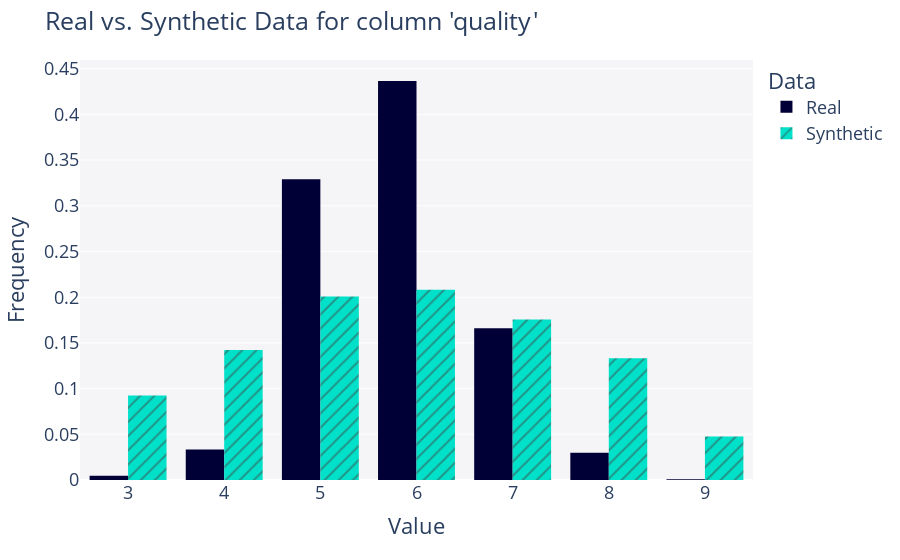

This figure's notebook cell:
### Code cell
# distributions do not match well
col = "quality"
get_column_plot(real_df, fake_df, column_name=col, metadata=gen.metadata)

### Figure 1 — Plotly figure (JSON) as saved in the notebook; plotly's stock layout.template omitted (floating-point values rounded to 4 significant figures; data arrays with more than 128 entries replaced by an {"elided": "..."} marker saying what was removed)
{"data": [{"alignmentgroup": "True", "bingroup": "x", "histnorm": "probability density", "hovertemplate": "<b>Real</b><br>Frequency: %{y}<extra></extra>", "legendgroup": "Real", "marker": {"color": "#000036", "pattern": {"shape": ""}}, "name": "Real", "offsetgroup": "Real", "orientation": "v", "showlegend": true, "type": "histogram", "x": {"elided": "6497 int values"}, "xaxis": "x", "yaxis": "y"}, {"alignmentgroup": "True", "bingroup": "x", "histnorm": "probability density", "hovertemplate": "<b>Synthetic</b><br>Frequency: %{y}<extra></extra>", "legendgroup": "Synthetic", "marker": {"color": "#01E0C9", "pattern": {"shape": "/"}}, "name": "Synthetic", "offsetgroup": "Synthetic", "orientation": "v", "showlegend": true, "type": "histogram", "x": {"elided": "12994 int values"}, "xaxis": "x", "yaxis": "y"}], "layout": {"barmode": "group", "font": {"size": 18}, "legend": {"title": {"text": "Data"}, "tracegroupgap": 0}, "margin": {"t": 60}, "plot_bgcolor": "#F5F5F8", "title": {"text": "Real vs. Synthetic Data for column 'quality'"}, "xaxis": {"anchor": "y", "domain": [0, 1], "title": {"text": "Value"}}, "yaxis": {"anchor": "x", "domain": [0, 1], "title": {"text": "Frequency"}}}}
